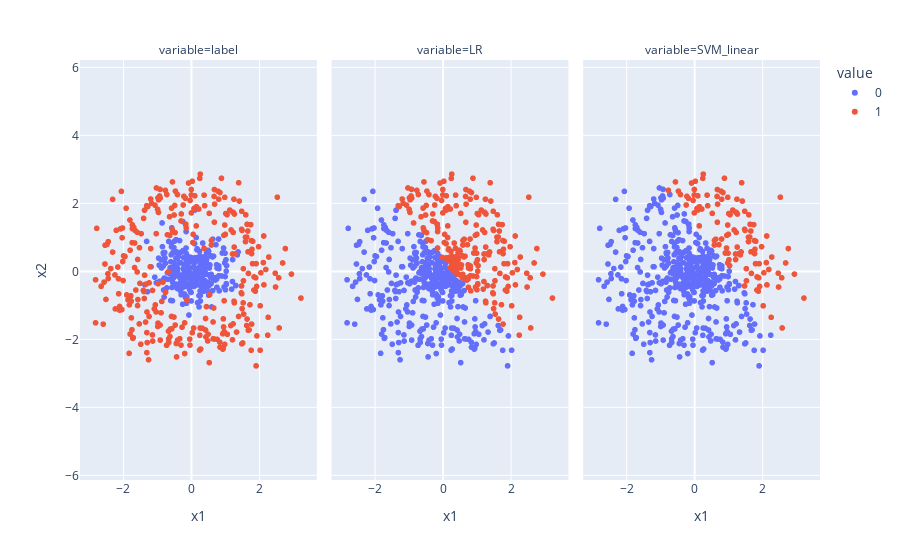

Notebook code cell kept with this figure:
### Code cell
fig = px.scatter(
    Xy_test.melt(id_vars=['x1','x2'],value_vars=['label','LR','SVM_linear']),
    x='x1',
    y='x2',
    facet_col='variable',
    color='value'
)
fig.update_yaxes(
    scaleanchor='x',
    scaleratio=1
)

### Figure 1 — Plotly figure (JSON) as saved in the notebook; plotly's stock layout.template omitted (floating-point values rounded to 4 significant figures; data arrays with more than 128 entries replaced by an {"elided": "..."} marker saying what was removed)
{"data": [{"hovertemplate": "value=0<br>variable=label<br>x1=%{x}<br>x2=%{y}<extra></extra>", "legendgroup": "0", "marker": {"color": "#636efa", "symbol": "circle"}, "mode": "markers", "name": "0", "showlegend": true, "type": "scattergl", "x": {"elided": "296 float values"}, "xaxis": "x", "y": {"elided": "296 float values"}, "yaxis": "y"}, {"hovertemplate": "value=0<br>variable=LR<br>x1=%{x}<br>x2=%{y}<extra></extra>", "legendgroup": "0", "marker": {"color": "#636efa", "symbol": "circle"}, "mode": "markers", "name": "0", "showlegend": false, "type": "scattergl", "x": {"elided": "370 float values"}, "xaxis": "x2", "y": {"elided": "370 float values"}, "yaxis": "y2"}, {"hovertemplate": "value=0<br>variable=SVM_linear<br>x1=%{x}<br>x2=%{y}<extra></extra>", "legendgroup": "0", "marker": {"color": "#636efa", "symbol": "circle"}, "mode": "markers", "name": "0", "showlegend": false, "type": "scattergl", "x": {"elided": "492 float values"}, "xaxis": "x3", "y": {"elided": "492 float values"}, "yaxis": "y3"}, {"hovertemplate": "value=1<br>variable=label<br>x1=%{x}<br>x2=%{y}<extra></extra>", "legendgroup": "1", "marker": {"color": "#EF553B", "symbol": "circle"}, "mode": "markers", "name": "1", "showlegend": true, "type": "scattergl", "x": {"elided": "304 float values"}, "xaxis": "x", "y": {"elided": "304 float values"}, "yaxis": "y"}, {"hovertemplate": "value=1<br>variable=LR<br>x1=%{x}<br>x2=%{y}<extra></extra>", "legendgroup": "1", "marker": {"color": "#EF553B", "symbol": "circle"}, "mode": "markers", "name": "1", "showlegend": false, "type": "scattergl", "x": {"elided": "230 float values"}, "xaxis": "x2", "y": {"elided": "230 float values"}, "yaxis": "y2"}, {"hovertemplate": "value=1<br>variable=SVM_linear<br>x1=%{x}<br>x2=%{y}<extra></extra>", "legendgroup": "1", "marker": {"color": "#EF553B", "symbol": "circle"}, "mode": "markers", "name": "1", "showlegend": false, "type": "scattergl", "x": [1.216, 0.1507, 0.6782, 0.1024, 1.898, 0.9576, 1.481, 1.671, 1.014, 1.479, 0.67, 0.2487, 0.8874, 1.595, 0.9853, 1.355, 0.0009613, 1.27, 2.138, 0.6298, 0.6849, -0.763, -0.2195, 1.771, 0.7869, 2.048, 2.263, 1.038, 2.533, 1.642, 1.262, 0.1085, 1.786, 1.665, 1.052, 2.481, 0.9483, -0.1742, 1.605, -0.4076, 1.413, 1.774, 1.021, 0.07787, 2.28, 1.681, 2.949, 2.689, 0.3757, -0.03635, 2.587, 0.9834, 1.232, -0.08216, 1.847, 0.3933, 1.594, -0.2395, 1.91, 1.133, 1.633, 1.749, 1.301, 0.844, 1.394, 1.494, 0.8023, 0.5931, 1.219, 1.982, 3.228, 1.536, 1.885, -0.5557, 0.0007734, 1.214, 1.378, 0.5917, 1.002, 0.5282, 0.02986, 2.028, 1.844, 1.808, 0.911, 0.1454, 0.0001973, 0.7247, 1.532, 2.195, 2.77, 2.573, 0.9924, 1.924, 2.47, 0.2204, 2.132, 1.238, 0.8069, -0.4682, 1.172, 1.803, 1.255, 0.263, 0.6797, 2.121, 0.984, 1.484], "xaxis": "x3", "y": [0.3475, 1.901, 1.447, 2.222, -0.1886, 1.061, 1.239, 0.5747, 1.701, -0.4289, 2.204, 2.737, 2.74, 0.8745, 2.178, 0.4856, 1.72, 1.687, -0.3969, 0.9473, 1.978, 2.383, 2.208, 0.9055, 2.36, -0.04194, -1.351, 0.1696, 2.183, 1.385, 0.7153, 1.805, 0.651, 1.188, 1.668, -0.4591, 0.6875, 2.151, 1.664, 2.26, 2.069, 0.5229, 0.3414, 1.851, 0.4223, -0.05937, -0.07926, 0.248, 2.243, 2.088, -1.664, 1.363, 1.146, 2.599, -0.163, 1.931, 1.007, 1.953, 0.2263, 1.803, 1.011, 1.376, 0.5166, 2.32, 2.607, 1.205, 0.952, 0.9096, 1.743, 0.7255, -0.7846, -0.2752, -0.5817, 2.631, 2.41, 0.512, 0.5713, 0.7762, 1.091, 1.707, 2.651, -1.013, -0.5483, 0.887, 0.5397, 1.338, 2.25, 0.7864, 0.07895, 0.05525, 0.6727, -0.1884, 0.5364, -0.4417, -0.05271, 1.836, 1.041, 1.734, 2.123, 2.361, 1.218, 0.2268, 2.124, 2.861, 2.408, 0.2586, 0.2507, 1.769], "yaxis": "y3"}], "layout": {"annotations": [{"font": {}, "showarrow": false, "text": "variable=label", "x": 0.16, "xanchor": "center", "xref": "paper", "y": 1, "yanchor": "bottom", "yref": "paper"}, {"font": {}, "showarrow": false, "text": "variable=LR", "x": 0.5, "xanchor": "center", "xref": "paper", "y": 1, "yanchor": "bottom", "yref": "paper"}, {"font": {}, "showarrow": false, "text": "variable=SVM_linear", "x": 0.84, "xanchor": "center", "xref": "paper", "y": 1, "yanchor": "bottom", "yref": "paper"}], "legend": {"title": {"text": "value"}, "tracegroupgap": 0}, "margin": {"t": 60}, "xaxis": {"anchor": "y", "domain": [0, 0.32], "title": {"text": "x1"}}, "xaxis2": {"anchor": "y2", "domain": [0.34, 0.66], "matches": "x", "title": {"text": "x1"}}, "xaxis3": {"anchor": "y3", "domain": [0.68, 1.0], "matches": "x", "title": {"text": "x1"}}, "yaxis": {"anchor": "x", "domain": [0, 1], "scaleanchor": "x", "scaleratio": 1, "title": {"text": "x2"}}, "yaxis2": {"anchor": "x2", "domain": [0, 1], "matches": "y", "scaleanchor": "x", "scaleratio": 1, "showticklabels": false}, "yaxis3": {"anchor": "x3", "domain": [0, 1], "matches": "y", "scaleanchor": "x", "scaleratio": 1, "showticklabels": false}}}
